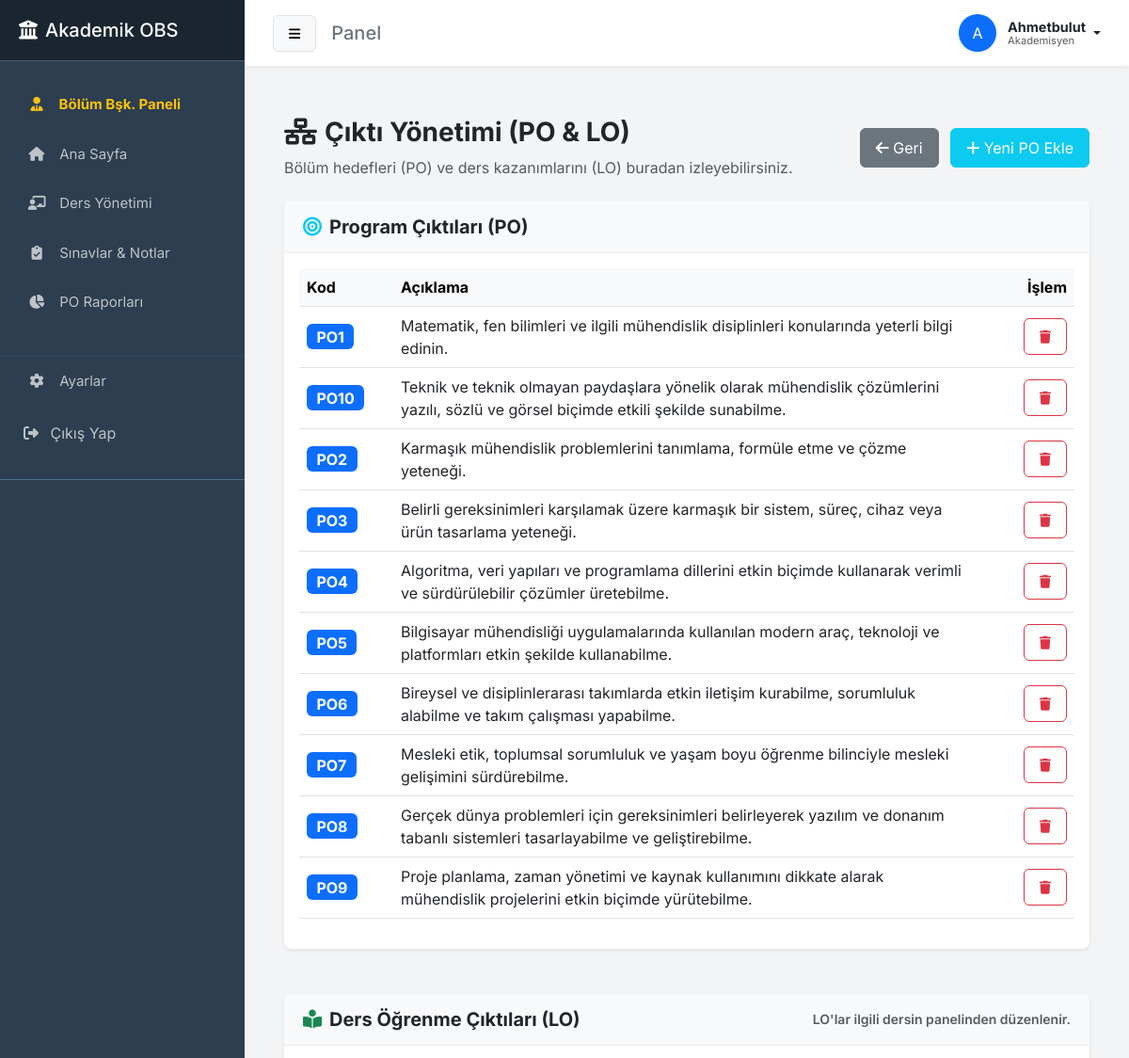
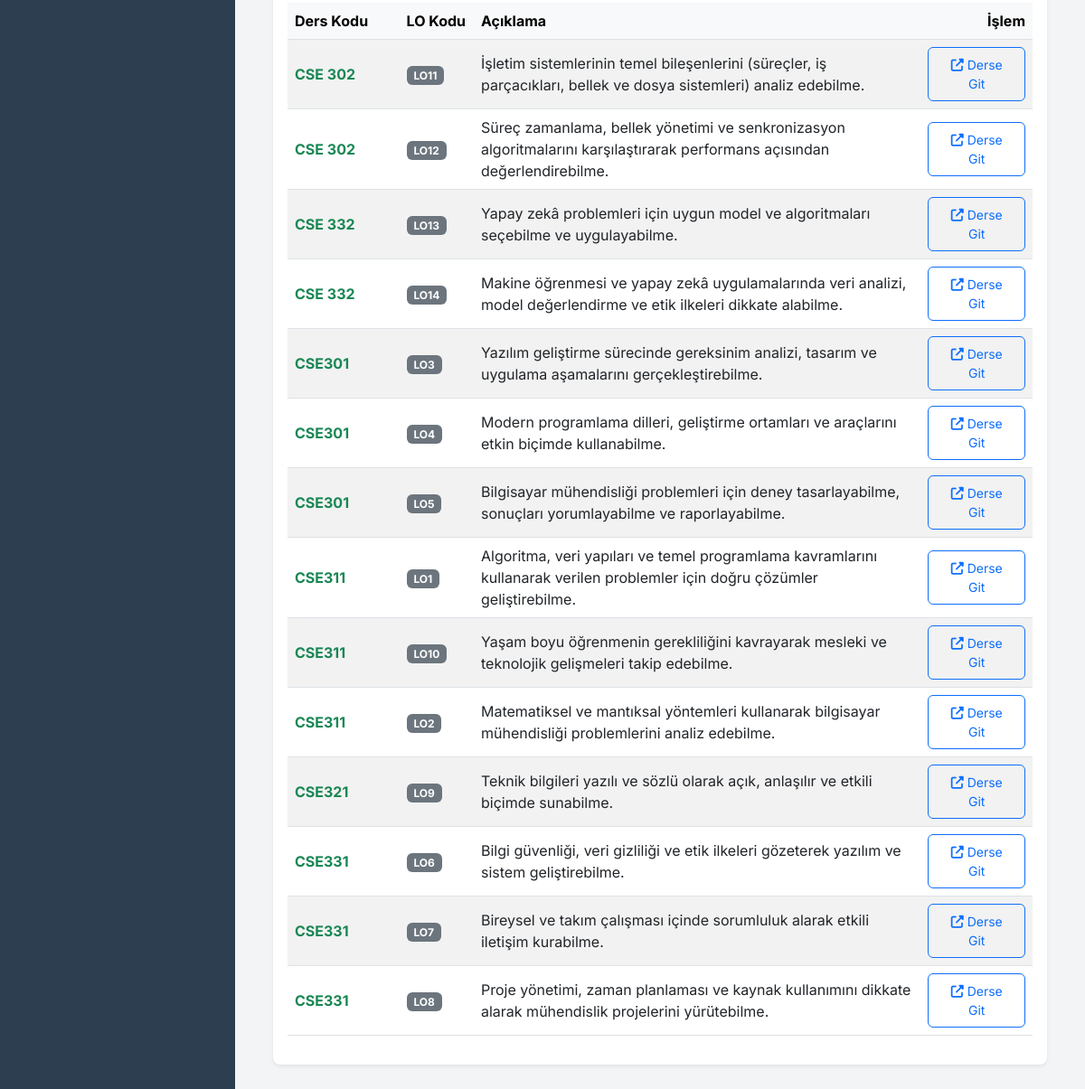
Screenshot of /manage-pos/ (signed in) with the database file from the repository (2 pictures, top to bottom).
### academic/models.py (models this page shows, shortened)
class ProgramOutcome(models.Model):
    code = models.CharField(max_length=10)  # Örn: PO1
    description = models.TextField()  # Açıklama metni

class LearningOutcome(models.Model):
    course = models.ForeignKey(Course, on_delete=models.CASCADE)
    code = models.CharField(max_length=10)  # Örn: LO1
    description = models.TextField()
    program_outcomes = models.ManyToManyField(ProgramOutcome, through="OutcomeMapping")

class Course(models.Model):
    teacher = models.ForeignKey(
        User, on_delete=models.SET_NULL, null=True, blank=True, related_name="courses"
    )
    code = models.CharField(max_length=20)
    name = models.CharField(max_length=100)
    semester = models.ForeignKey(Semester, on_delete=models.CASCADE)

### academic/views.py (the view)
# urls.py: path("manage-pos/", views.manage_program_outcomes, name="manage_program_outcomes"),
@login_required
@user_passes_test(is_department_head)
def manage_program_outcomes(request):
    pos = ProgramOutcome.objects.all().order_by("code")
    los = (
        LearningOutcome.objects.all()
        .select_related("course")
        .order_by("course__code", "code")
    )
    context = {"pos": pos, "los": los}
    return render(request, "manage_program_outcomes.html", context)

### academic/views.py (called while the page is built)
def is_department_head(user):
    return user.groups.filter(name="Bölüm Başkanı").exists() or user.is_superuser

### academic/templates/manage_program_outcomes.html (shortened to what this page needs)
{% extends 'base.html' %}
{% block content %}
<div class="container mt-4">
    <div class="d-flex justify-content-between align-items-center mb-4">
        <div>
            <h3 class="fw-bold"><i class="fas fa-network-wired me-2"></i>Çıktı Yönetimi (PO & LO)</h3>
            <p class="text-muted mb-0">Bölüm hedefleri (PO) ve ders kazanımlarını (LO) buradan izleyebilirsiniz.</p>
        </div>
        <div>
            <a href="{% url 'department_head_dashboard' %}" class="btn btn-secondary me-2">
                <i class="fas fa-arrow-left"></i> Geri
            </a>
            <a href="{% url 'add_program_outcome' %}" class="btn btn-info text-white">
                <i class="fas fa-plus"></i> Yeni PO Ekle
            </a>
        </div>
    </div>
    <div class="card shadow-sm mb-5">
        <div class="card-header bg-light">
            <h5 class="mb-0 text-dark fw-bold"><i class="fas fa-bullseye me-2 text-info"></i>Program Çıktıları (PO)</h5>
        </div>
        <div class="card-body">
            <div class="table-responsive">
                <table class="table table-hover align-middle">
                    <thead class="table-light">
                        <tr>
                            <th style="width: 100px;">Kod</th>
                            <th>Açıklama</th>
                            <th class="text-end" style="width: 100px;">İşlem</th>
                        </tr>
                    </thead>
                    <tbody>
                        {% for po in pos %}
                        <tr>
                            <td><span class="badge bg-primary fs-6">{{ po.code }}</span></td>
                            <td>{{ po.description }}</td>
                            <td class="text-end">
                                <form action="{% url 'delete_program_outcome' po.id %}" method="POST" class="d-inline" onsubmit="return confirm('Bu PO\'yu silmek üzeresiniz. Emin misiniz?');">
                                    <button type="submit" class="btn btn-sm btn-outline-danger">
                                        <i class="fas fa-trash"></i>
                                    </button>
                                </form>
                            </td>
                        </tr>
                        {% empty %}
                        <tr>
                            <td colspan="3" class="text-center text-muted py-3">Henüz Program Çıktısı (PO) eklenmemiş.</td>
                        </tr>
                        {% endfor %}
                    </tbody>
                </table>
            </div>
        </div>
    </div>
    <div class="card shadow-sm border-top-0">
        <div class="card-header bg-light d-flex justify-content-between align-items-center">
            <h5 class="mb-0 text-dark fw-bold"><i class="fas fa-book-reader me-2 text-success"></i>Ders Öğrenme Çıktıları (LO)</h5>
            <small class="text-muted">LO'lar ilgili dersin panelinden düzenlenir.</small>
        </div>
        <div class="card-body">
            <div class="table-responsive">
                <table class="table table-hover align-middle table-striped">
                    <thead class="table-light">
                        <tr>
                            <th style="width: 15%;">Ders Kodu</th>
                            <th style="width: 10%;">LO Kodu</th>
                            <th>Açıklama</th>
                            <th class="text-end" style="width: 15%;">İşlem</th>
                        </tr>
                    </thead>
                    <tbody>
                        {% for lo in los %}
                        <tr>
                            <td class="fw-bold text-success">{{ lo.course.code }}</td>
                            <td><span class="badge bg-secondary">{{ lo.code }}</span></td>
                            <td>{{ lo.description }}</td>
                            <td class="text-end">
                                <a href="{% url 'course_dashboard' lo.course.id %}" class="btn btn-sm btn-outline-primary">
                                    <i class="fas fa-external-link-alt"></i> Derse Git
                                </a>
                            </td>
                        </tr>
                        {% empty %}
                        <tr>
                            <td colspan="4" class="text-center text-muted py-3">Henüz hiç bir derse LO tanımlanmamış.</td>
                        </tr>
                        {% endfor %}
                    </tbody>
                </table>
            </div>
        </div>
    </div>
</div>
{% endblock %}

### academic/templates/base.html (shortened to what this page needs)
<!DOCTYPE html>
<html lang="tr">
<head>
    <link href="https://cdn.jsdelivr.net/npm/bootstrap@5.3.0/dist/css/bootstrap.min.css" rel="stylesheet">
    <link rel="stylesheet" href="https://cdnjs.cloudflare.com/ajax/libs/font-awesome/6.4.0/css/all.min.css">
</head>
<body>
<div class="wrapper">
    <nav id="sidebar">
        <div class="sidebar-header">
            <h5 class="m-0"><i class="fas fa-university me-2"></i>Akademik OBS</h5>
        </div>
        <ul class="list-unstyled components">
            {% if user.is_superuser or "Öğretmen" in user.groups.all|join:"," or "Bölüm Başkanı" in user.groups.all|join:"," %}
                {% if user.is_superuser or "Bölüm Başkanı" in user.groups.all|join:"," %}
                <li>
                    <a href="{% url 'department_head_dashboard' %}" class="text-warning fw-bold {% if request.resolver_match.url_name == 'department_head_dashboard' %}active{% endif %}">
                        <i class="fas fa-user-tie"></i> Bölüm Bşk. Paneli
                    </a>
                </li>
                {% endif %}
                <li>
                    <a href="{% url 'teacher_dashboard_home' %}"
                       class="{% if request.resolver_match.url_name == 'teacher_dashboard_home' %}active{% endif %}">
                        <i class="fas fa-home"></i> Ana Sayfa
                    </a>
                </li>
                <li>
                    <a href="{% url 'teacher_courses' %}" class="{% if request.resolver_match.url_name == 'teacher_courses' %}active{% endif %}">
                        <i class="fas fa-chalkboard-teacher"></i> Ders Yönetimi
                    </a>
                </li>
                <li>
                    <a href="{% url 'exam_list' %}" class="{% if request.resolver_match.url_name == 'exam_list' %}active{% endif %}">
                        <i class="fas fa-clipboard-check"></i> Sınavlar & Notlar
                    </a>
                </li>
                <li>
                    <a href="{% url 'teacher_po_report_list' %}"
                       class="{% if request.resolver_match.url_name == 'teacher_po_report_list' or request.resolver_match.url_name == 'teacher_student_po_detail' %}active{% endif %}">
                        <i class="fas fa-chart-pie"></i> PO Raporları
                    </a>
                </li>
            {% endif %}
            <li style="margin-top: 30px; border-top: 1px solid #34495e;">
                <a href="{% if user.is_superuser or 'Öğretmen' in user.groups.all|join:',' or 'Bölüm Başkanı' in user.groups.all|join:',' %}{% url 'teacher_settings' %}{% else %}{% url 'student_settings' %}{% endif %}"
                   class="{% if request.resolver_match.url_name == 'student_settings' or request.resolver_match.url_name == 'teacher_settings' %}active{% endif %}">
                    <i class="fas fa-cog"></i> Ayarlar
                </a>
            </li>
            <li>
                <form action="{% url 'logout' %}" method="post" class="d-inline">
                    <button type="submit" class="btn btn-link text-decoration-none w-100 text-start ps-4 py-3">
                        <i class="fas fa-sign-out-alt me-2"></i> Çıkış Yap
                    </button>
                </form>
            </li>
        </ul>
    </nav>
    <div id="content">
        <div class="top-navbar">
            <div class="d-flex align-items-center">
                <button type="button" id="sidebarCollapse" class="btn btn-light btn-sm me-3 border">
                    <i class="fas fa-bars"></i>
                </button>
                <h5 class="m-0 text-secondary">{% block page_title %}Panel{% endblock %}</h5>
            </div>
            <div class="dropdown">
                <a href="#" class="d-flex align-items-center text-decoration-none text-dark dropdown-toggle" id="dropdownUser1" data-bs-toggle="dropdown" aria-expanded="false">
                    <div class="bg-primary text-white rounded-circle d-flex justify-content-center align-items-center me-2 shadow-sm" style="width: 40px; height: 40px;">
                        {{ user.username|first|upper }}
                    </div>
                    <div class="d-none d-sm-flex flex-column align-items-start mx-1" style="line-height: 1.2;">
                        <span class="fw-bold text-dark" style="font-size: 0.9rem;">{{ user.username|title }}</span>
                        {% if "Öğretmen" in user.groups.all|join:"," or "Bölüm Başkanı" in user.groups.all|join:"," or user.is_superuser %}
                             <small class="text-muted" style="font-size: 0.7rem;">Akademisyen</small>
                        {% else %}
                             <small class="text-muted" style="font-size: 0.7rem;">{{ user.student.department|default:"Bölüm Yok" }}</small>
                        {% endif %}
                    </div>
                </a>
            </div>
        </div>
        <div class="main-content">
            {% block content %}{% endblock %}
        </div>
    </div>
</div>
</body>
</html>

### academic/templates/base.html (style rules this page uses)
:root { --sidebar-bg: #2c3e50; --sidebar-hover: #34495e; --active-link: #3498db; --bg-color: #f3f4f6; }
body { font-family: 'Inter', sans-serif; background-color: var(--bg-color); overflow-x: hidden; margin: 0; padding: 0; }
.wrapper { display: flex; width: 100%; align-items: stretch; min-height: 100vh; }
#sidebar { min-width: 260px; max-width: 260px; background: var(--sidebar-bg); color: #fff; transition: all 0.3s; }
#sidebar .sidebar-header { padding: 20px; background: #1a252f; border-bottom: 1px solid #465a6e; }
#sidebar ul.components { padding: 20px 0; border-bottom: 1px solid #47748b; }
#sidebar ul li a { padding: 15px 25px; font-size: 15px; display: block; color: #bdc3c7; text-decoration: none; transition: 0.3s; border-left: 4px solid transparent; }
#sidebar ul li a i { margin-right: 10px; width: 20px; text-align: center; }
#sidebar button.btn-link { text-decoration: none; color: #bdc3c7; transition: 0.3s; }
#content { width: 100%; padding: 0; min-height: 100vh; display: flex; flex-direction: column; }
.top-navbar { background: #fff; padding: 15px 30px; box-shadow: 0 2px 5px rgba(0,0,0,0.05); display: flex; justify-content: space-between; align-items: center; }
.main-content { padding: 30px; flex: 1; }
.card { border: none; border-radius: 8px; box-shadow: 0 1px 3px rgba(0,0,0,0.1); margin-bottom: 20px; background: #fff; }
.card-header { background: white; border-bottom: 1px solid #eee; padding: 15px 20px; font-weight: 600; color: #2c3e50; }
.btn { padding: 8px 16px; border-radius: 6px; }

### rows the page displays
ProgramOutcome: code "PO1", description "Matematik, fen bilimleri ve ilgili mühendislik disiplinleri konularında yeterli bilgi edinin."
ProgramOutcome: code "PO10", description "Teknik ve teknik olmayan paydaşlara yönelik olarak mühendislik çözümlerini yazılı, sözlü ve görsel biçimde etkili şekilde sunabilme."
ProgramOutcome: code "PO2", description "Karmaşık mühendislik problemlerini tanımlama, formüle etme ve çözme yeteneği."
ProgramOutcome: code "PO3", description "Belirli gereksinimleri karşılamak üzere karmaşık bir sistem, süreç, cihaz veya ürün tasarlama yeteneği."
ProgramOutcome: code "PO4", description "Algoritma, veri yapıları ve programlama dillerini etkin biçimde kullanarak verimli ve sürdürülebilir çözümler üretebilme."
ProgramOutcome: code "PO5", description "Bilgisayar mühendisliği uygulamalarında kullanılan modern araç, teknoloji ve platformları etkin şekilde kullanabilme."
ProgramOutcome: code "PO6", description "Bireysel ve disiplinlerarası takımlarda etkin iletişim kurabilme, sorumluluk alabilme ve takım çalışması yapabilme."
ProgramOutcome: code "PO7", description "Mesleki etik, toplumsal sorumluluk ve yaşam boyu öğrenme bilinciyle mesleki gelişimini sürdürebilme."
ProgramOutcome: code "PO8", description "Gerçek dünya problemleri için gereksinimleri belirleyerek yazılım ve donanım tabanlı sistemleri tasarlayabilme ve geliştirebilme."
ProgramOutcome: code "PO9", description "Proje planlama, zaman yönetimi ve kaynak kullanımını dikkate alarak mühendislik projelerini etkin biçimde yürütebilme."
LearningOutcome: course.code "CSE 302", code "LO11", description "İşletim sistemlerinin temel bileşenlerini (süreçler, iş parçacıkları, bellek ve dosya sistemleri) analiz edebilme."
LearningOutcome: course.code "CSE 302", code "LO12", description "Süreç zamanlama, bellek yönetimi ve senkronizasyon algoritmalarını karşılaştırarak performans açısından değerlendirebilme."
LearningOutcome: course.code "CSE 332", code "LO13", description "Yapay zekâ problemleri için uygun model ve algoritmaları seçebilme ve uygulayabilme."
LearningOutcome: course.code "CSE 332", code "LO14", description "Makine öğrenmesi ve yapay zekâ uygulamalarında veri analizi, model değerlendirme ve etik ilkeleri dikkate alabilme."
LearningOutcome: course.code "CSE301", code "LO3", description "Yazılım geliştirme sürecinde gereksinim analizi, tasarım ve uygulama aşamalarını gerçekleştirebilme."
LearningOutcome: course.code "CSE301", code "LO4", description "Modern programlama dilleri, geliştirme ortamları ve araçlarını etkin biçimde kullanabilme."
LearningOutcome: course.code "CSE301", code "LO5", description "Bilgisayar mühendisliği problemleri için deney tasarlayabilme, sonuçları yorumlayabilme ve raporlayabilme."
LearningOutcome: course.code "CSE311", code "LO1", description "Algoritma, veri yapıları ve temel programlama kavramlarını kullanarak verilen problemler için doğru çözümler geliştirebilme."
LearningOutcome: course.code "CSE311", code "LO10", description "Yaşam boyu öğrenmenin gerekliliğini kavrayarak mesleki ve teknolojik gelişmeleri takip edebilme."
LearningOutcome: course.code "CSE311", code "LO2", description "Matematiksel ve mantıksal yöntemleri kullanarak bilgisayar mühendisliği problemlerini analiz edebilme."
LearningOutcome: course.code "CSE321", code "LO9", description "Teknik bilgileri yazılı ve sözlü olarak açık, anlaşılır ve etkili biçimde sunabilme."
LearningOutcome: course.code "CSE331", code "LO6", description "Bilgi güvenliği, veri gizliliği ve etik ilkeleri gözeterek yazılım ve sistem geliştirebilme."
LearningOutcome: course.code "CSE331", code "LO7", description "Bireysel ve takım çalışması içinde sorumluluk alarak etkili iletişim kurabilme."
LearningOutcome: course.code "CSE331", code "LO8", description "Proje yönetimi, zaman planlaması ve kaynak kullanımını dikkate alarak mühendislik projelerini yürütebilme."

### other values shown
{{ user.username|first|upper }} "A"
{{ user.username|title }} "Ahmetbulut"
